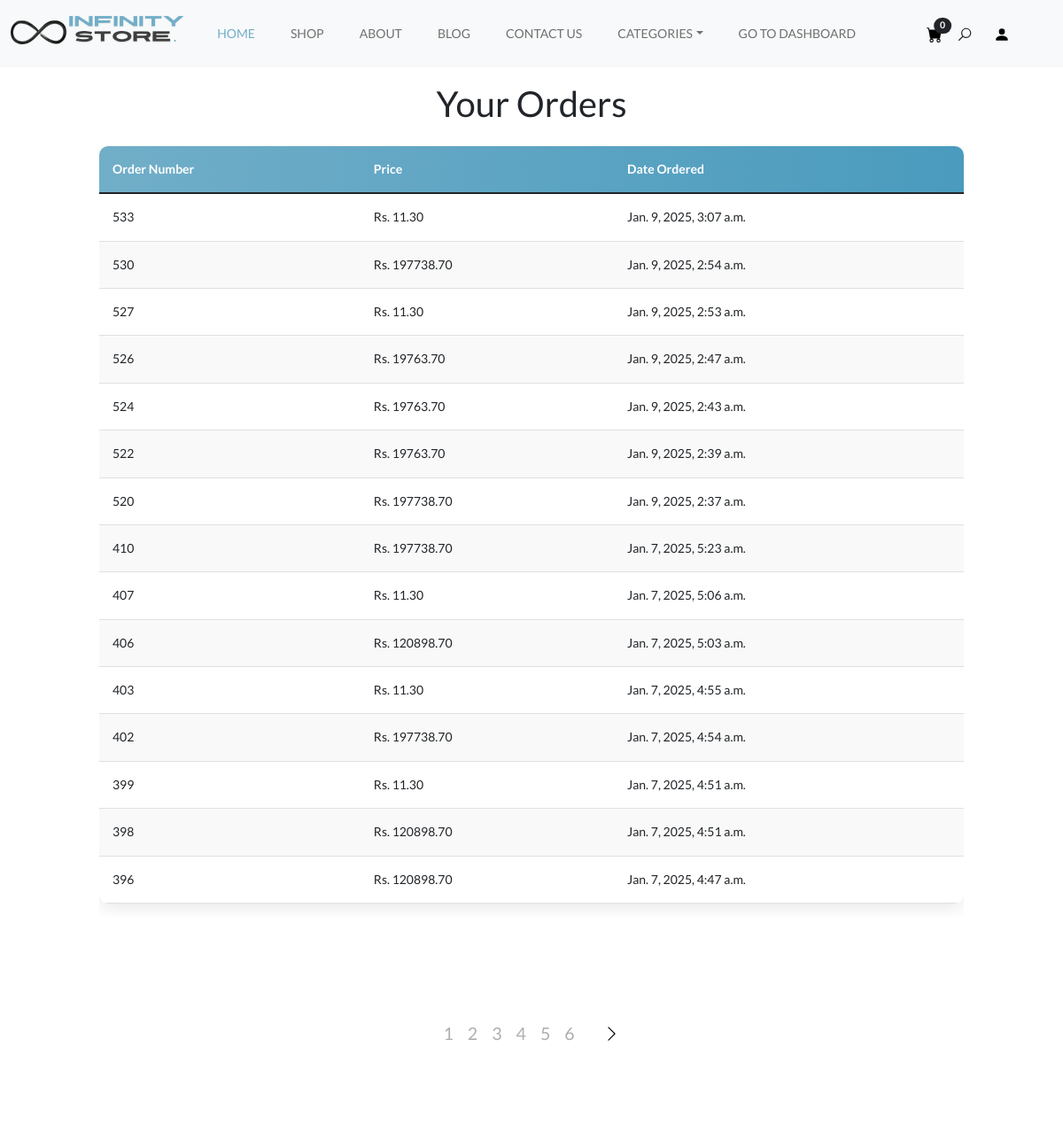
The app's page /user-dashboard (signed in) with its own data.
### payment/models.py (models this page shows, shortened)
class Order(models.Model):
    user = models.ForeignKey(
        User, on_delete=models.CASCADE, null=True, blank=True)
    full_name = models.CharField(max_length=250)
    email = models.EmailField(max_length=250)
    shipping_address = models.TextField(max_length=15000)
    amount_paid = models.DecimalField(max_digits=10, decimal_places=2)
    date_ordered = models.DateTimeField(auto_now_add=True)
    shipped = models.BooleanField(default=False)
    date_shipped = models.DateTimeField(blank=True, null=True)
    invoice = models.CharField(max_length=250, null=True, blank=True)
    paid = models.BooleanField(default=False)
    epay = models.BooleanField(default=False)

### Home/views.py (the view)
# urls.py: path("user-dashboard", views.UserDashboardView, name='user-dashboard'),
def UserDashboardView(request):
    if request.user.is_authenticated:
        user_orders = Order.objects.filter(
            paid=True, user=request.user, shipped=False).order_by('-date_ordered')
    else:
        user_orders = None
    paginator = Paginator(user_orders, 15)
    page_number = request.GET.get('page')
    order_page = paginator.get_page(page_number)
    return render(request, "Home/user_dashboard_template.html", {'user_orders': order_page})

### Home/context_processors.py (called while the page is built)
def categories(request):
    categories = Categories.objects.all().order_by('-id')[:6]
    return {
        'categories': categories
    }

### cart/cart.py (called while the page is built)
    def __len__(self):
        return sum(self.cart.values())

### cart/context_processors.py (called while the page is built)
def cart(request):
    return {
        'cart': Cart(request)
    }

### Home/templates/Home/user_dashboard_template.html (shortened to what this page needs)
{% extends 'index.html' %}
{% block content %}
  <div class="container-fluid mt-4 pt-4">
    <div class="row">
      <div class="col-10 mx-auto">
        <br /><br />
        <h1 class="text-center mb-4">Your Orders</h1>
        <div class="table-responsive">
          <table class="table custom-table">
            <thead>
              <tr>
                <th scope="col">Order Number</th>
                <th scope="col">Price</th>
                <th scope="col">Date Ordered</th>
              </tr>
            </thead>
            <tbody>
              {% for order in user_orders %}
                <tr>
                  <td>
                    <a href="{% url 'user-orders' order.id %}" class="text-decoration-none text-dark">{{ order.id }}</a>
                  </td>
                  <td>Rs. {{ order.amount_paid }}</td>
                  <td>{{ order.date_ordered }}</td>
                </tr>
              {% empty %}
                <tr>
                  <td colspan="4">No UnShipped Products Found.</td>
                </tr>
              {% endfor %}
            </tbody>
          </table>
        </div>
      </div>
    </div>
  </div>
  <nav class="navigation paging-navigation text-center padding-medium" role="navigation">
    <div class="pagination loop-pagination d-flex justify-content-center align-items-center">
      {% for num in user_orders.paginator.page_range %}
        {% if user_orders.number == num %}
          <span aria-current="page" class="page-numbers current pe-3">{{ num }}</span>
        {% else %}
          <a class="page-numbers pe-3" href="?page={{ num }}">{{ num }}</a>
        {% endif %}
      {% endfor %}
      {% if user_orders.has_next %}
        <a href="?page={{ user_orders.next_page_number }}">
          <svg class="chevron-right ps-3">
            <use xlink:href="#chevron-right"></use>
          </svg>
        </a>
      {% endif %}
    </div>
  </nav>
  <br /><br />
{% endblock %}

### static/style.css (style rules this page uses)
:root { --accent-color: #717171; --white-color: #fff; --black-color: #000; --gray-color: #f3f3f3; --gray-color-300: #d8d8d8; --gray-color-500: #aeaeae; --gray-color-800: #3a3a3a; --light-gray-color: #d7dddf; --primary-color: #72aec8; --bs-primary-rgb: 114, 174, 200; --light-color: #f8f9fa; --dark-color: #212529; --light-blue-color: #edf1f3; --navbar-color-color: #131814; --swiper-theme-color: #4a4a4a; --swiper-pagination-color: #4a4a4a; }
:root { --body-font: "Lato", sans-serif; --heading-font: "Jost", sans-serif; }
*, *::before, *::after { -webkit-box-sizing: border-box; -moz-box-sizing: border-box; box-sizing: border-box; }
html { box-sizing: border-box; }
body { font-family: var(--body-font); font-size: 14px; font-weight: 500; line-height: 1.6; margin: 0; }
a { color: var(--dark-color); text-decoration: none; transition: 0.3s color ease-out; }
.padding-medium { padding-top: 4em; padding-bottom: 4em; }
.paging-navigation .pagination .page-numbers { font-size: 1.4em; color: var(--gray-color-500); }
.paging-navigation .pagination svg { width: 35px; }

### Home/templates/Home/user_dashboard_template.html (style rules this page uses)
.custom-table { width: 100%; border-collapse: collapse; border-radius: 10px; overflow: hidden; box-shadow: 0 4px 20px rgba(0, 0, 0, 0.1); }
.custom-table thead { background: linear-gradient(90deg, #71aec8, #4a9bbe); color: white; }
.custom-table th, .custom-table td { padding: 15px; text-align: left; border-bottom: 1px solid #e0e0e0; }
.custom-table tbody tr { transition: background-color 0.3s ease; }
.custom-table tbody tr:nth-child(even) { background-color: #f9f9f9; }

### templates/index.html (style rules this page uses)
body { scrollbar-width: thin; scrollbar-color: #72aec8 #f8f9fa; }

### records on screen
Order: id "533", amount_paid "11.30", date_ordered "Jan. 9, 2025, 3:07 a.m."
Order: id "530", amount_paid "197738.70", date_ordered "Jan. 9, 2025, 2:54 a.m."
Order: id "527", amount_paid "11.30", date_ordered "Jan. 9, 2025, 2:53 a.m."
Order: id "526", amount_paid "19763.70", date_ordered "Jan. 9, 2025, 2:47 a.m."
Order: id "524", amount_paid "19763.70", date_ordered "Jan. 9, 2025, 2:43 a.m."
Order: id "522", amount_paid "19763.70", date_ordered "Jan. 9, 2025, 2:39 a.m."
Order: id "520", amount_paid "197738.70", date_ordered "Jan. 9, 2025, 2:37 a.m."
Order: id "410", amount_paid "197738.70", date_ordered "Jan. 7, 2025, 5:23 a.m."
Order: id "407", amount_paid "11.30", date_ordered "Jan. 7, 2025, 5:06 a.m."
Order: id "406", amount_paid "120898.70", date_ordered "Jan. 7, 2025, 5:03 a.m."
Order: id "403", amount_paid "11.30", date_ordered "Jan. 7, 2025, 4:55 a.m."
Order: id "402", amount_paid "197738.70", date_ordered "Jan. 7, 2025, 4:54 a.m."
Order: id "399", amount_paid "11.30", date_ordered "Jan. 7, 2025, 4:51 a.m."
Order: id "398", amount_paid "120898.70", date_ordered "Jan. 7, 2025, 4:51 a.m."
Order: id "396", amount_paid "120898.70", date_ordered "Jan. 7, 2025, 4:47 a.m."

### other values on screen
{{ cart|length }} "0"
{{ num }} "1"
{{ num }} "2" "3" "4" "5" "6"
